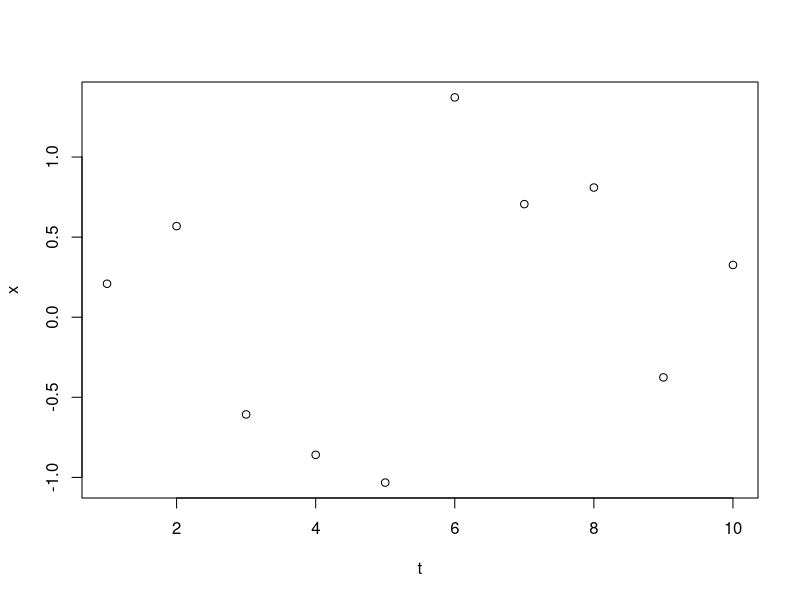
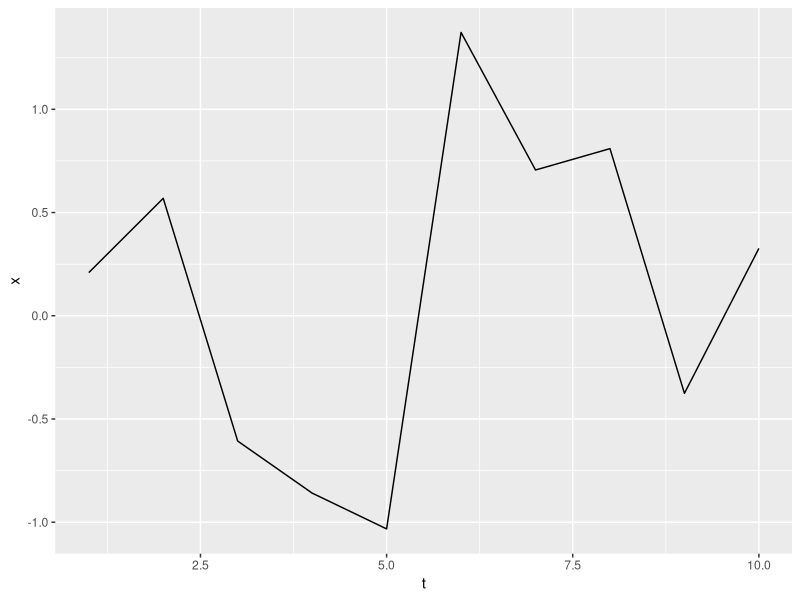
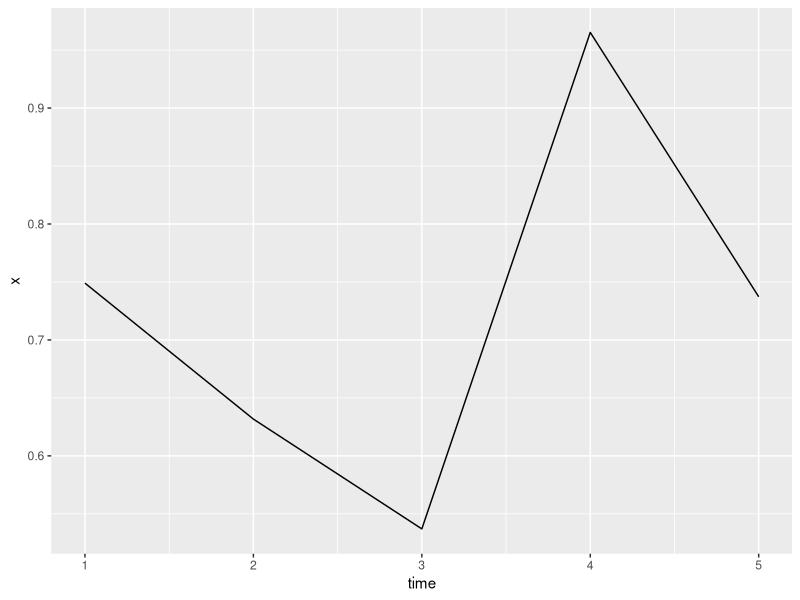
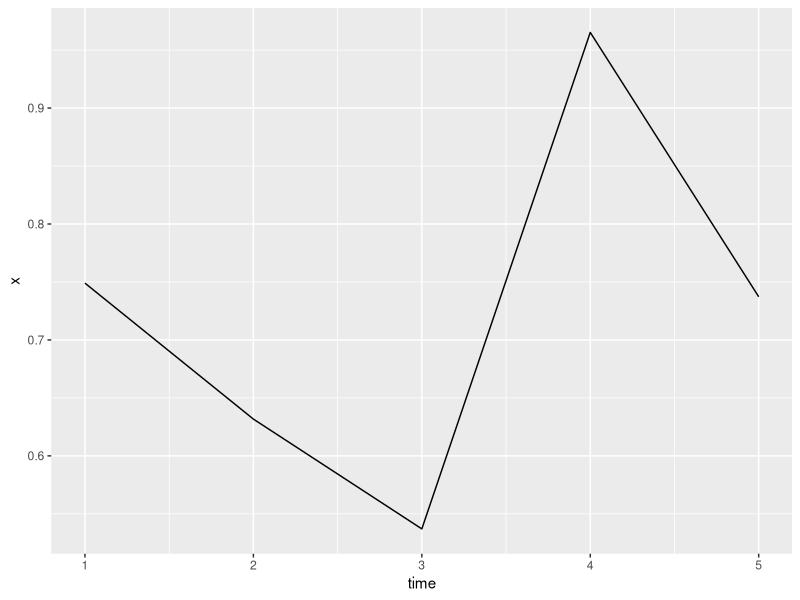

Source code (R) for these figures, in order:
## ---- chunk 1
library(ggplot2)
## ---- chunk 2
x <- data.frame(t=1:10, x=rnorm(10))
class(x)
## ---- chunk 3
class(x) <- c("series", class(x))
class(x)
## ---- chunk 4
plot(x)
## ---- chunk 5
plot.series <- function(series) {
  ggplot(series, aes(x=t, y=x)) + geom_line()
}
plot(x)
## ---- chunk 6
average <- function(x) UseMethod("average")
average.numeric <- function(x) mean(x)
average(0:10)
## ---- chunk 7
average.series <- function(x) average.numeric(x$x)
average(x)
## ---- chunk 8
add_to_series <- function(x, y) UseMethod("add_to_series")
add_to_series.series <- function(series_added, series) {
  df <- data.frame(t=series$t, x1=series$x, x2=series_added$x)
  class(df) <- c("few_series", class(df))
  df
}
y <- data.frame(t=1:10, x=runif(10))
class(y) <- c("series", class(y))

xy <- add_to_series(y, x)
head(xy, 2)
## ---- chunk 9
add_to_few_series <- function(x, y) UseMethod("add_to_few_series")
add_to_few_series.series <-
  function(series_added, few_series) {
    n <- dim(few_series)[2]
    few_series[paste0("x", n)] <- series_added$x
    few_series
  }
head(add_to_few_series(x, xy), 2)
## ---- chunk 10
add_to_few_series.few_series <-
  function(few_series_added, few_series) {
    m <- dim(few_series_added)[2]
    for (i in 1:(m-1)) {
      few_series <- add_to_few_series.series(
        data.frame(t=few_series_added$t,
                   x=few_series_added[paste0("x", i)]),
        few_series)
    }
    few_series
  }
head(add_to_few_series(xy, xy), 2)
## ---- chunk 11
add_to_series.few_series <-
  function(few_series_added, series) {
    add_to_few_series.few_series(
      few_series_added,
      data.frame(t=series$t,
                 x1=series$x))
  }
head(add_to_series(xy, x), 2)
## ---- chunk 12
add <- function(x, y) UseMethod("add")
add.series <- function(x, y) add_to_series(y, x)
add.few_series <- function(x, y) add_to_few_series(y, x)
## ---- chunk 13
head(add(x, y), 2)
## ---- chunk 14
head(add(xy, x), 2)
## ---- chunk 15
head(add(xy, xy), 2)
## ---- chunk 16
class(x) <- c("seriess", class(x))
class(xy) <- c("seriess", class(xy))
`+.seriess` <- function(x, y) add(x, y)
head(x + x, 2)
## ---- chunk 17
head(xy + x, 2)
## ---- chunk 18
dict <- new.env()
dict$a <- 1:5
dict$a
## ---- chunk 19
dict[['d']] <- 20
dict$d
## ---- chunk 20
assign('e', 40, envir=dict) 
dict$e
## ---- chunk 21
dict$.a <- 100
dict$.a
## ---- chunk 22
ls(dict)
## ---- chunk 23
ls(dict, all.names=TRUE)
## ---- chunk 24
dict$a
## ---- chunk 25
dict[['a']]
## ---- chunk 26
get("a", dict)
## ---- chunk 27
dict2 <- new.env(parent=dict)
dict2$a
## ---- chunk 28
get('a', dict2)
## ---- chunk 29
parent.env(dict2)
dict
## ---- chunk 30
dict2$f <- function() {
  print(environment())
  print(parent.env(environment()))
  
}

dict2$f()
## ---- chunk 31
library(R6)

Series6 <- R6Class(
  "Series6",
  public = list(
    time = NULL,
    x = NULL,
    initialize = function(time = NULL, x = NULL) {
      self$time <- time
      self$x <- x
    },
    plot = function() {
      df = data.frame(time=self$time, x=self$x)
      ggplot(df, aes(time, x)) + geom_line()
    }
  )
)
## ---- chunk 32
x6 <- Series6$new(1:5, runif(5))
x6$plot()
## ---- chunk 33
plot.Series6 <- function(nx) {nx$plot()}
plot(x6)
## ---- chunk 34
input <- new.env()
output <- new.env()
parent.env(output) <- input
class(output) <- "reactive"

`$.reactive` <- function(e, v) {
  v_name <- as.character(substitute(v))
  get(v_name, envir=e)()
}

reactive <- function(block) {
  block_name <- as.character(substitute(block))[2]
  function() eval(parse(text=block_name))
}

input$x <- 10
input$y <- 20
output$z <- reactive({input$x + input$y})
output$z
input$x <- 17
output$z
output$w <- reactive({output$z + input$y})
output$w
input$x <- 0
output$w
